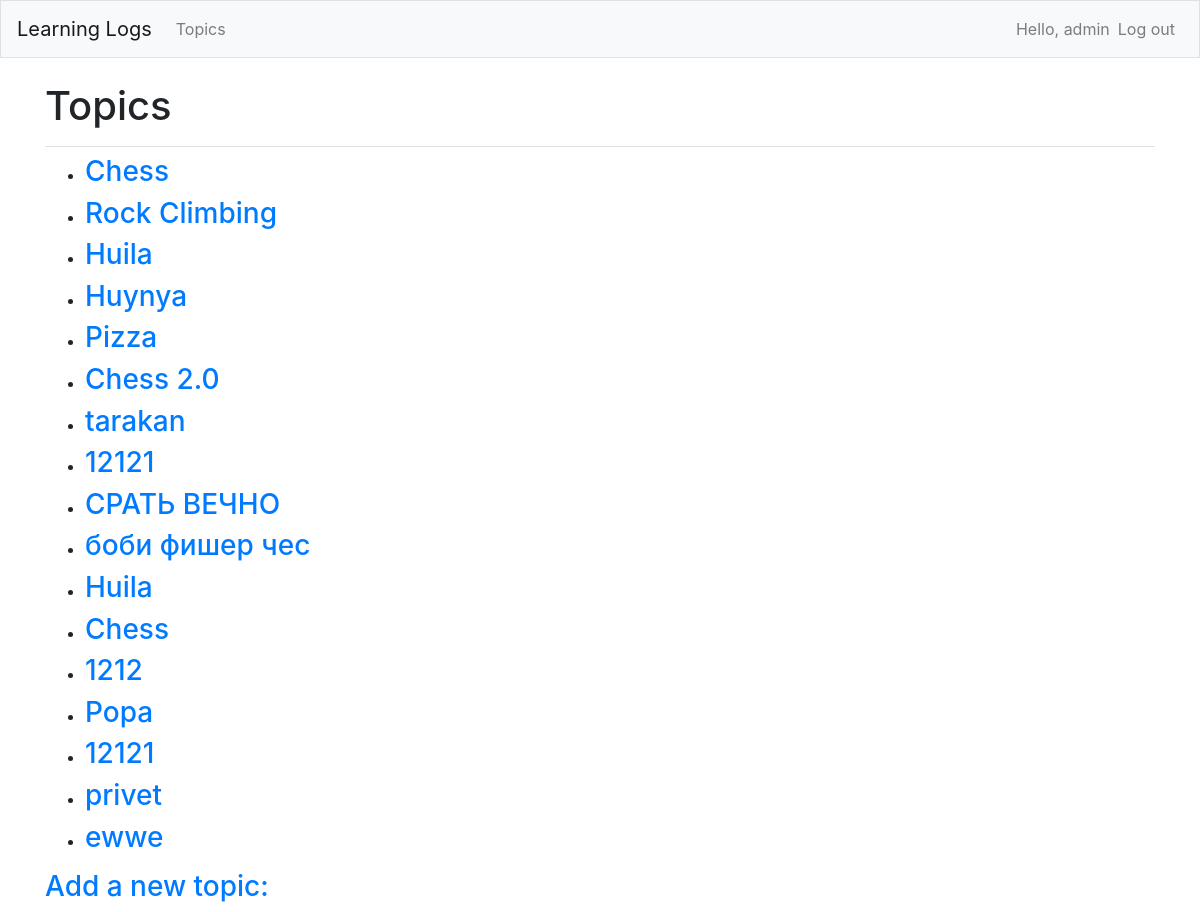
Page /topics/ (signed in) on the earlier database version.
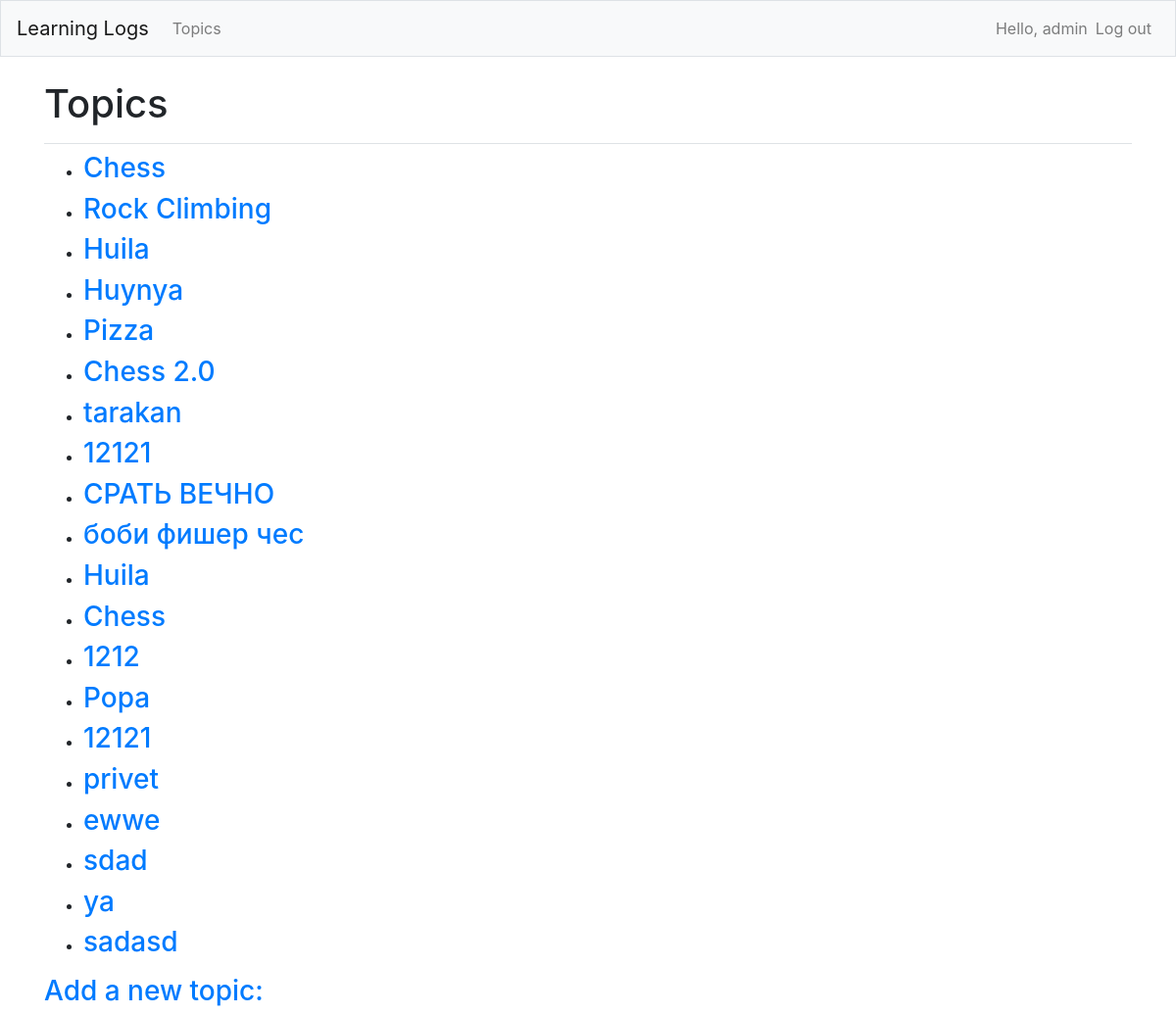
Same page on the later database version.
### learning_logs/models.py (models this page shows)
class Topic(models.Model):
    text = models.CharField(max_length = 200)
    date_added = models.DateTimeField(auto_now_add=True)
    owner = models.ForeignKey(User, on_delete=models.CASCADE)
    def __str__(self) -> str:
        return self.text

### learning_logs/views.py (the view)
# urls.py: path('topics/', views.topics, name='topics'), # Page with a list of all topics
@login_required
def topics(request):
    topics = Topic.objects.order_by('date_added')
    context = {'topics': topics}
    return render(request, 'learning_logs/topics.html', context)

### learning_logs/templates/learning_logs/topics.html
{% extends 'learning_logs/base.html' %}
{% block page_header %}
  <h1>Topics</h1>
{% endblock page_header %}
{% block content %}
  <ul>
      {% for topic in topics %}
      <li><h3>
        <a href="{% url 'learning_logs:topic' topic.id %}">{{ topic }}</a>
      </h3></li>
      {% empty %}
        <li><h3>No topics have been added yet!</h3></li>
      {% endfor %}
  </ul>
  <h3><a href="{% url 'learning_logs:new_topic' %}">Add a new topic:</h3></a>
{% endblock content %}

Differences in the rows shown:
added Topic: text "sdad"
added Topic: text "ya"
added Topic: text "sadasd"
